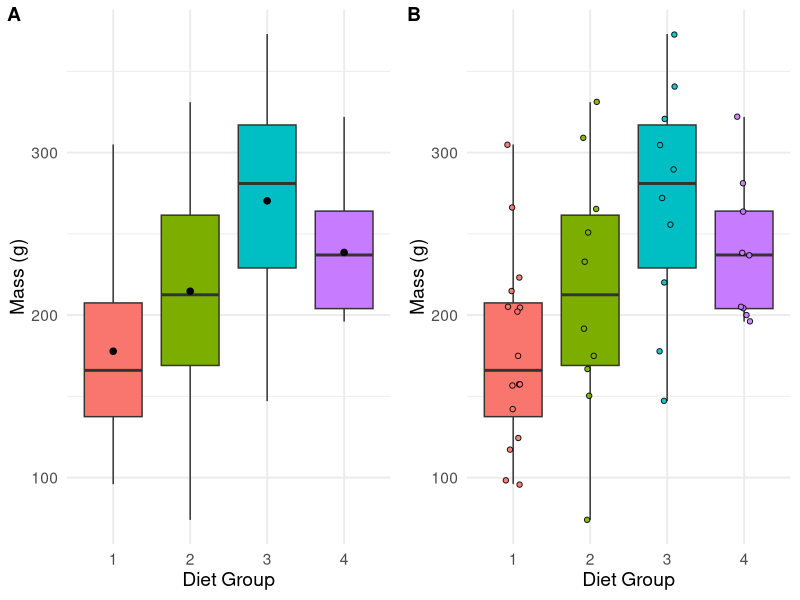
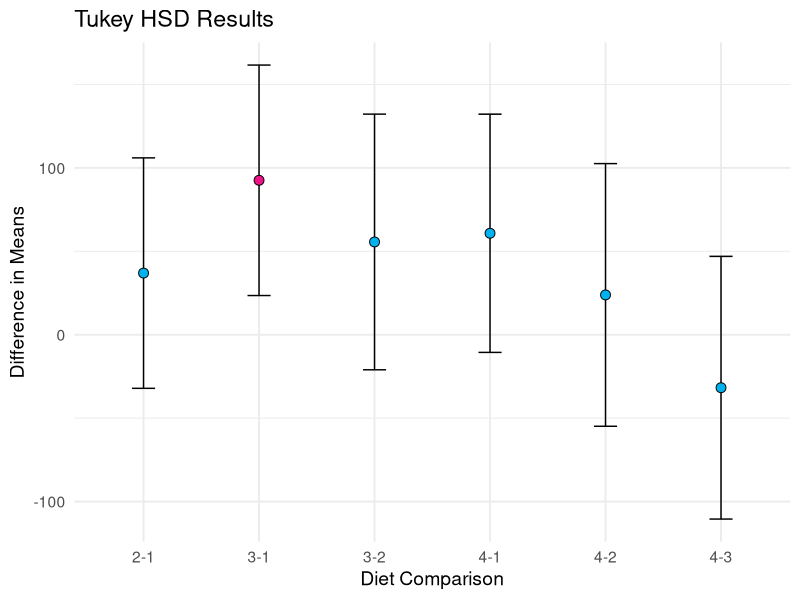

Generate these figures, in order, with R:
## ---- chunk 1
knitr::opts_chunk$set(
  comment = "R>", 
  warning = FALSE, 
  message = FALSE,
  fig.width = 4.5,
  fig.height = 2.625,
  out.width = "75%",
  fig.asp = NULL, # control via width/height
  dpi = 300
)

ggplot2::theme_set(
  ggplot2::theme_minimal(base_size = 8)
)
ggplot2::theme_set(
  ggplot2::theme_bw(base_size = 8)
)
## ---- chunk 2
knitr::opts_chunk$set(
  echo = TRUE,
  eval = TRUE,
  warning = FALSE,
  message = FALSE,
  fig.width = 6,
  fig.asp = 0.65,
  out.width = "100%",
  fig.align = "center",
  dev = "ragg_png",
  fig.ext = "png"
)
library(tidyverse)
library(ggpubr)
library(ggthemes)
## ---- chunk 3
library(tidyverse)
library(ggpubr)

# Filter the data for Day 21
chicks <- as_tibble(ChickWeight)
chicks_day21 <- chicks %>% 
  filter(Time == 21)

# Create the plot
plt1 <- ggplot(chicks_day21, aes(x = Diet, y = weight, fill = Diet)) +
  geom_boxplot(alpha = 1.0, outlier.shape = NA) +
  stat_summary(fun = mean, geom = "point", shape = 20, size = 3, colour = "black") +
  stat_summary(fun.data = mean_cl_normal, geom = "errorbar", width = 0.2, colour = "black") +
  theme_minimal(base_size = 14) +
  labs(
    x = "Diet Group",
    y = "Mass (g)"
  ) +
  theme(legend.position = "none")

# Or one with the raw data points included
plt2 <- ggplot(chicks_day21, aes(x = Diet, y = weight, fill = Diet)) +
  geom_boxplot(alpha = 1.0, outlier.shape = NA) +
  geom_jitter(aes(fill = Diet), shape = 21, colour = "black", alpha = 0.9, width = 0.1) +
  theme_minimal(base_size = 14) +
  labs(
    x = "Diet Group",
    y = "Mass (g)"
  ) +
  theme(legend.position = "none")

# Arrange the plots side by side
ggarrange(plt1, plt2, ncol = 2, labels = c("A", "B")) +
  theme(plot.title = element_text(hjust = 0.5))
## ---- chunk 4
chicks.aov1 <- aov(weight ~ Diet, data = filter(chicks, Time == 21))
TukeyHSD(chicks.aov1)
## ---- chunk 5
# Create a data frame from the Tukey HSD results
tukey_results <- as.data.frame(TukeyHSD(chicks.aov1)$Diet)
tukey_results <- tukey_results %>%
  rownames_to_column(var = "Comparison")

# Create the plot
ggplot(tukey_results, aes(x = Comparison, y = diff)) +
  geom_errorbar(aes(ymin = lwr, ymax = upr), width = 0.2) +
  geom_point(aes(fill = `p adj` < 0.05), size = 3,
             colour = "black", shape = 21) +
  scale_fill_manual(values = c("deepskyblue2", "deeppink2"),
                     labels = c("Not Significant", "Significant")) +
  labs(
    x = "Diet Comparison",
    y = "Difference in Means",
    title = "Tukey HSD Results"
  ) +
  theme_minimal(base_size = 14) +
  theme(legend.position = "none")
